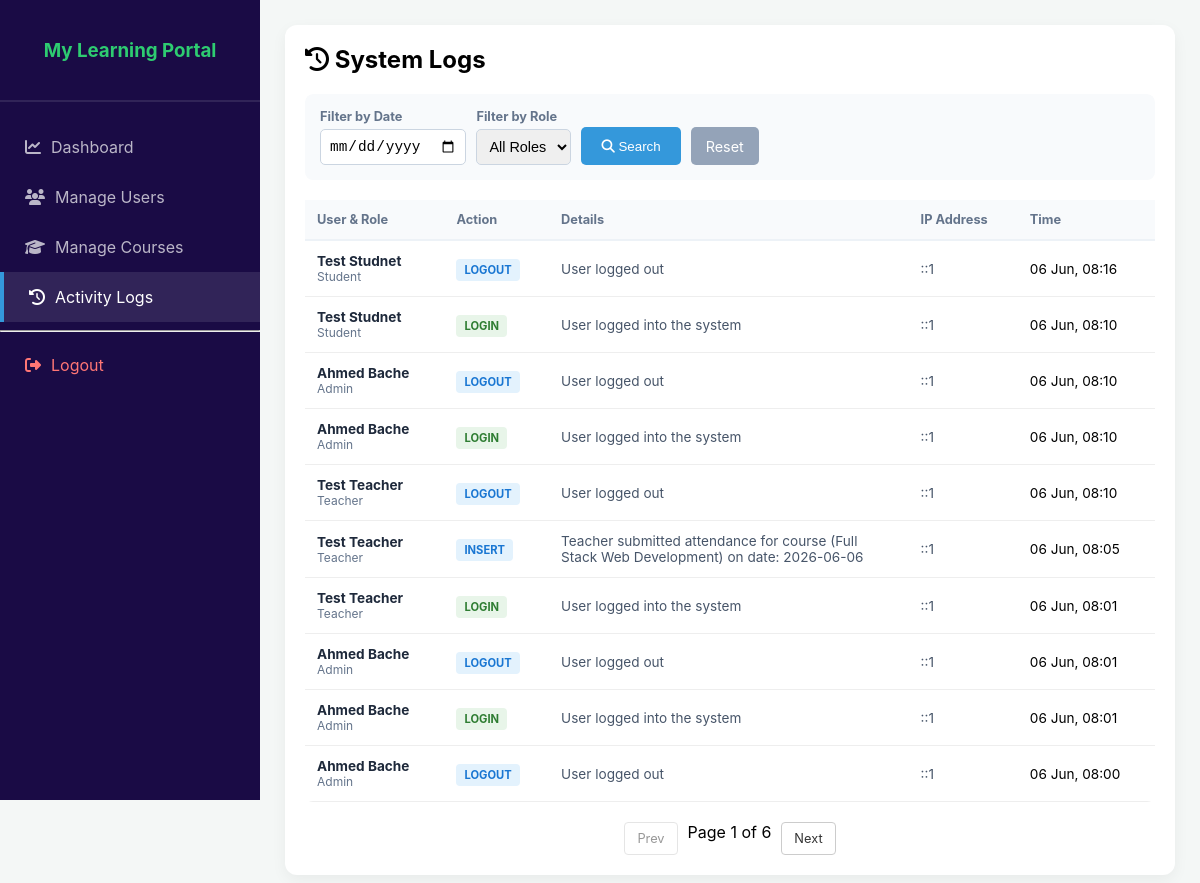
/Admin/admin_logs.php (signed in), run on the app's committed database.
### tables this page shows
CREATE TABLE `activity_logs` (
  `id` int(11) NOT NULL,
  `user_id` int(11) DEFAULT NULL,
  `action` varchar(255) DEFAULT NULL,
  `details` text DEFAULT NULL,
  `ip_address` varchar(45) DEFAULT NULL,
  `created_at` timestamp NOT NULL DEFAULT current_timestamp()
);

CREATE TABLE `users` (
  `id` int(11) NOT NULL,
  `name` varchar(100) NOT NULL,
  `email` varchar(100) NOT NULL,
  `phone` varchar(20) DEFAULT NULL,
  `gender` varchar(10) DEFAULT NULL,
  `password` varchar(255) NOT NULL,
  `role` enum('admin','teacher','student','manager') NOT NULL,
  `created_at` timestamp NOT NULL DEFAULT current_timestamp(),
  `status` tinyint(1) DEFAULT 1,
  `course_id` varchar(255) DEFAULT NULL
);

### Admin/admin_logs.php (the view, shortened to what this page needs)
<?php
require_once __DIR__ . '/../config/db.php';
$where_clauses = [];
$params = [];
$where_sql = !empty($where_clauses) ? "WHERE " . implode(" AND ", $where_clauses) : "";
$limit = 10;
$page = isset($_GET['page']) && is_numeric($_GET['page']) ? (int)$_GET['page'] : 1;
$offset = ($page - 1) * $limit;
$count_query = "SELECT COUNT(*) as total FROM activity_logs l LEFT JOIN users u ON l.user_id = u.id $where_sql";
$stmt_count = $conn->prepare($count_query);
$stmt_count->execute();
$total_logs = $stmt_count->get_result()->fetch_assoc()['total'] ?? 0;
$total_pages = max(1, ceil($total_logs / $limit));
$data_query = "SELECT l.*, u.name as user_name, u.role as user_role
               FROM activity_logs l
               LEFT JOIN users u ON l.user_id = u.id
               $where_sql
               ORDER BY l.created_at DESC LIMIT ? OFFSET ?";
$stmt = $conn->prepare($data_query);
$all_params = array_merge($params, [$limit, $offset]);
$types = str_repeat("s", count($params)) . "ii";
$stmt->bind_param($types, ...$all_params);
$stmt->execute();
$result = $stmt->get_result();
?>
<!DOCTYPE html>
<html lang="en">
<head>
    <link rel="stylesheet" href="https://cdnjs.cloudflare.com/ajax/libs/font-awesome/6.4.0/css/all.min.css">
</head>
<body>
    <div class="sidebar" id="sidebar">
        <div class="sidebar-header"><h3 data-lang="portal_title">Admin Panel</h3></div>
        <ul class="sidebar-menu">
            <li><a href="dashboard.php"><i class="fas fa-chart-line"></i><span data-lang="dashboard">Dashboard</span></a></li>
            <li><a href="manage_users.php"><i class="fas fa-users"></i> <span data-lang="manage_users">Manage Users</span></a></li>
            <li><a href="courses.php"><i class="fas fa-graduation-cap"></i><span data-lang="manage_courses">Manage Courses</span></a></li>
            <li><a href="admin_logs.php" class="active"><i class="fas fa-history"></i> <span data-lang="activity_logs">Logs</span></a></li>
            <hr>
            <li><a href="../auth/logout.php" style="color: #ff7675;"><i class="fas fa-sign-out-alt"></i> <span data-lang="logout">Logout</span></a></li>
        </ul>
    </div>
<div class="main-content">
     <div class="log-container">
            <h2 style="margin-top:0;"><i class="fas fa-history"></i> <span data-lang="system_logs">System Logs</span></h2>
  <div class="table-wrapper">
<form method="GET" class="search-section">
    <div class="search-group">
        <label data-lang="filter_date">Filter by Date</label>
        <input type="date" name="search_date" class="search-input" value="<?php echo $_GET['search_date'] ?? ''; ?>">
    </div>
    <div class="search-group">
        <label data-lang="filter_role">Filter by Role</label>
        <select name="search_role" class="search-input">
            <option value="" data-lang="all_roles">All Roles</option>
        </select>
    </div>
    <button type="submit" class="btn-search"><i class="fas fa-search"></i> <span data-lang="btn_search">Search</span></button>
    <a href="admin_logs.php" class="btn-reset" data-lang="btn_reset">Reset</a>
</form>
                <table>
                    <thead>
                        <tr>
                            <th data-lang="th_user_role">User & Role</th>
                            <th data-lang="th_action">Action</th>
                            <th data-lang="th_details">Details</th>
                            <th data-lang="th_ip">IP Address</th>
                            <th data-lang="th_time">Time</th>
                        </tr>
                    </thead>
<tbody>
    <?php if ($result && $result->num_rows > 0): ?>
        <?php while($row = $result->fetch_assoc()):
            $act = strtolower($row['action']);
            $class = 'badge-update';
            if(strpos($act, 'login') !== false) $class = 'badge-login';
        ?>
        <tr>
            <td>
                <div style="display: flex; flex-direction: column;">
                    <strong style="color: #1e293b;"><?php echo htmlspecialchars($row['user_name'] ?? 'System'); ?></strong>
                    <span style="font-size: 0.75rem; color: #64748b; text-transform: capitalize;">
                        <?php echo htmlspecialchars($row['user_role'] ?? 'N/A'); ?>
                    </span>
                </div>
            </td>
            <td><span class="badge <?php echo $class; ?>"><?php echo strtoupper($row['action']); ?></span></td>
            <td style="max-width: 300px; color: #475569;"><?php echo htmlspecialchars($row['details']); ?></td>
            <td style="max-width: 300px; color: #475569;"><?php echo htmlspecialchars($row['ip_address']); ?></td>
            <td style="white-space: nowrap;"><?php echo date('d M, H:i', strtotime($row['created_at'])); ?></td>
        </tr>
        <?php endwhile; ?>
    <?php endif; ?>
</tbody>
                </table>
            </div>
<?php
$query_string = http_build_query(array_filter([
    'search_date' => $_GET['search_date'] ?? null,
    'search_role' => $_GET['search_role'] ?? null
]));
$url_params = $query_string ? "&" . $query_string : "";
?>
<div class="pagination">
    <a href="?page=<?php echo max(1, $page - 1) . $url_params; ?>"
       class="btn-page <?php echo ($page <= 1) ? 'disabled' : ''; ?>">Prev</a>
    <span>Page <?php echo $page; ?> of <?php echo $total_pages; ?></span>
    <a href="?page=<?php echo min($total_pages, $page + 1) . $url_params; ?>"
       class="btn-page <?php echo ($page >= $total_pages) ? 'disabled' : ''; ?>">Next</a>
</div>
        </div>
    </div>
</body>
</html>

### Admin/admin_logs.php (style rules this page uses)
:root { --sidebar-width: 260px; --primary-bg: #1a0b45; --accent-color: #3498db; --body-bg: #f4f7f6; }
* { box-sizing: border-box; }
body { font-family: 'Inter', sans-serif; background: var(--body-bg); margin: 0; overflow-x: hidden; }
.sidebar { width: var(--sidebar-width); height: 100vh; background: var(--primary-bg); color: white; position: fixed; left: 0; top: 0; z-index: 2000; transition: transform 0.3s ease; }
.sidebar-header { padding: 20px; text-align: center; border-bottom: 2px solid rgba(255,255,255,0.1); }
.sidebar-menu { list-style: none; padding: 0; margin: 20px 0; }
.sidebar-menu li a { display: flex; align-items: center; padding: 15px 25px; color: rgba(255,255,255,0.7); text-decoration: none; transition: 0.3s; }
.sidebar-menu li a:hover, .sidebar-menu li a.active { color: white; background: rgba(255,255,255,0.1); border-left: 4px solid var(--accent-color); }
.main-content { flex: 1; margin-left: var(--sidebar-width); padding: 25px; width: calc(100% - var(--sidebar-width)); min-height: 100vh; transition: margin 0.3s ease; }
.log-container { background: white; padding: 20px; border-radius: 12px; box-shadow: 0 5px 15px rgba(0,0,0,0.05); max-width: 1400px; margin: 0 auto; }
.table-wrapper { width: 100%; overflow-x: auto; border-radius: 8px; }
table { width: 100%; border-collapse: collapse; min-width: 600px; }
th { text-align: left; padding: 12px; background: #f8fafc; color: #64748b; font-size: 0.8rem; border-bottom: 2px solid #edf2f7; }
td { padding: 12px; border-bottom: 1px solid #eee; font-size: 0.85rem; }
.badge { padding: 4px 8px; border-radius: 4px; font-size: 0.7rem; font-weight: bold; }
.badge-update { background: #e3f2fd; color: #1976d2; }
.badge-login { background: #e8f5e9; color: #2e7d32; }
.pagination { display: flex; justify-content: center; gap: 10px; margin-top: 20px; }
.btn-page { padding: 8px 12px; background: white; border: 1px solid #ccc; text-decoration: none; color: #333; border-radius: 4px; font-size: 0.8rem; }
.btn-page.disabled { opacity: 0.5; pointer-events: none; }
.search-section { background: #f8fafc; padding: 15px; border-radius: 8px; margin-bottom: 20px; display: flex; flex-wrap: wrap; gap: 10px; align-items: flex-end; }
.search-group { display: flex; flex-direction: column; gap: 5px; }
.search-group label { font-size: 0.8rem; font-weight: bold; color: #64748b; }
.search-input { padding: 8px; border: 1px solid #cbd5e1; border-radius: 5px; font-size: 0.9rem; }
.btn-search { background: var(--accent-color); color: white; border: none; padding: 8px 20px; border-radius: 5px; cursor: pointer; height: 38px; }
.btn-reset { background: #94a3b8; color: white; text-decoration: none; padding: 8px 15px; border-radius: 5px; font-size: 0.9rem; height: 38px; display: flex; align-items: center; }
.sidebar-header h3 { color:#2ecc71; }
.sidebar-menu li a i { padding-right: 10px; }

### data on the page
activity_logs: user.name "Test Studnet", user.role "Student", action "LOGOUT", details "User logged out", ip_address "::1", created_at "06 Jun, 08:16"
activity_logs: user.name "Test Studnet", user.role "Student", action "LOGIN", details "User logged into the system", ip_address "::1", created_at "06 Jun, 08:10"
activity_logs: user.name "Ahmed Bache", user.role "Admin", action "LOGOUT", details "User logged out", ip_address "::1", created_at "06 Jun, 08:10"
activity_logs: user.name "Ahmed Bache", user.role "Admin", action "LOGIN", details "User logged into the system", ip_address "::1", created_at "06 Jun, 08:10"
activity_logs: user.name "Test Teacher", user.role "Teacher", action "LOGOUT", details "User logged out", ip_address "::1", created_at "06 Jun, 08:10"
activity_logs: user.name "Test Teacher", user.role "Teacher", action "INSERT", details "Teacher submitted attendance for course (Full Stack Web Development) on date: 2026-06-06", ip_address "::1", created_at "06 Jun, 08:05"
activity_logs: user.name "Test Teacher", user.role "Teacher", action "LOGIN", details "User logged into the system", ip_address "::1", created_at "06 Jun, 08:01"
activity_logs: user.name "Ahmed Bache", user.role "Admin", action "LOGOUT", details "User logged out", ip_address "::1", created_at "06 Jun, 08:01"
activity_logs: user.name "Ahmed Bache", user.role "Admin", action "LOGIN", details "User logged into the system", ip_address "::1", created_at "06 Jun, 08:01"
activity_logs: user.name "Ahmed Bache", user.role "Admin", action "LOGOUT", details "User logged out", ip_address "::1", created_at "06 Jun, 08:00"

### other printed values
$page "1"
$total_pages "6"
